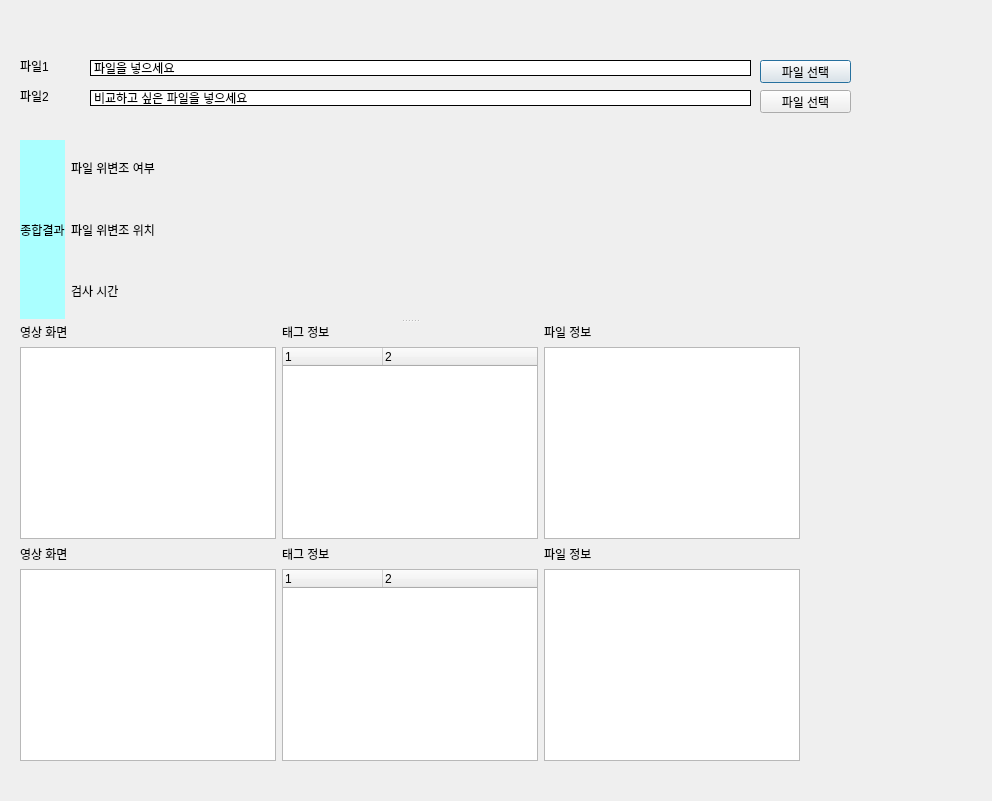
<?xml version="1.0" encoding="UTF-8"?>
<ui version="4.0">
 <class>Dialog</class>
 <widget class="QDialog" name="Dialog">
  <property name="geometry">
   <rect>
    <x>0</x>
    <y>0</y>
    <width>992</width>
    <height>801</height>
   </rect>
  </property>
  <property name="windowTitle">
   <string>Dialog</string>
  </property>
  <widget class="QPushButton" name="fileSelect">
   <property name="enabled">
    <bool>true</bool>
   </property>
   <property name="geometry">
    <rect>
     <x>760</x>
     <y>60</y>
     <width>91</width>
     <height>23</height>
    </rect>
   </property>
   <property name="contextMenuPolicy">
    <enum>Qt::ActionsContextMenu</enum>
   </property>
   <property name="text">
    <string>파일 선택</string>
   </property>
  </widget>
  <widget class="QSplitter" name="splitter">
   <property name="geometry">
    <rect>
     <x>20</x>
     <y>140</y>
     <width>941</width>
     <height>621</height>
    </rect>
   </property>
   <property name="orientation">
    <enum>Qt::Vertical</enum>
   </property>
   <widget class="QWidget" name="gridLayoutWidget">
    <layout class="QGridLayout" name="gridLayout" columnstretch="0,0,0">
     <property name="horizontalSpacing">
      <number>6</number>
     </property>
     <item row="2" column="1">
      <widget class="QLabel" name="file_time_label">
       <property name="text">
        <string>검사 시간</string>
       </property>
      </widget>
     </item>
     <item row="2" column="2">
      <widget class="QLabel" name="label_9">
       <property name="text">
        <string/>
       </property>
      </widget>
     </item>
     <item row="1" column="1">
      <widget class="QLabel" name="file_Forgery_Position_label">
       <property name="text">
        <string>파일 위변조 위치</string>
       </property>
      </widget>
     </item>
     <item row="0" column="2">
      <widget class="QLabel" name="file_isForgery_text">
       <property name="text">
        <string/>
       </property>
      </widget>
     </item>
     <item row="1" column="2">
      <widget class="QLabel" name="label_8">
       <property name="text">
        <string/>
       </property>
      </widget>
     </item>
     <item row="0" column="1">
      <widget class="QLabel" name="file_isForgery_label">
       <property name="text">
        <string>파일 위변조 여부</string>
       </property>
      </widget>
     </item>
     <item row="0" column="0" rowspan="3">
      <widget class="QLabel" name="label_7">
       <property name="sizePolicy">
        <sizepolicy hsizetype="Fixed" vsizetype="Preferred">
         <horstretch>0</horstretch>
         <verstretch>0</verstretch>
        </sizepolicy>
       </property>
       <property name="styleSheet">
        <string notr="true">background-color: rgb(170, 255, 255);

alternate-background-color: rgb(170, 255, 127);</string>
       </property>
       <property name="text">
        <string>종합결과</string>
       </property>
       <property name="alignment">
        <set>Qt::AlignCenter</set>
       </property>
      </widget>
     </item>
    </layout>
   </widget>
   <widget class="QWidget" name="gridLayoutWidget_2">
    <layout class="QGridLayout" name="gridLayout_3">
     <property name="sizeConstraint">
      <enum>QLayout::SetFixedSize</enum>
     </property>
     <item row="0" column="2">
      <widget class="QLabel" name="dicomTags_lable">
       <property name="text">
        <string>파일 정보</string>
       </property>
      </widget>
     </item>
     <item row="2" column="0">
      <widget class="QGraphicsView" name="dicomView">
       <property name="sizePolicy">
        <sizepolicy hsizetype="Preferred" vsizetype="Expanding">
         <horstretch>0</horstretch>
         <verstretch>0</verstretch>
        </sizepolicy>
       </property>
      </widget>
     </item>
     <item row="3" column="0">
      <widget class="QLabel" name="label_16">
       <property name="text">
        <string>영상 화면</string>
       </property>
      </widget>
     </item>
     <item row="2" column="2">
      <widget class="QTableWidget" name="tableWidget">
       <property name="sizePolicy">
        <sizepolicy hsizetype="Fixed" vsizetype="Expanding">
         <horstretch>0</horstretch>
         <verstretch>0</verstretch>
        </sizepolicy>
       </property>
       <property name="font">
        <font>
         <pointsize>7</pointsize>
        </font>
       </property>
      </widget>
     </item>
     <item row="0" column="0">
      <widget class="QLabel" name="label_4">
       <property name="text">
        <string>영상 화면</string>
       </property>
      </widget>
     </item>
     <item row="2" column="1">
      <widget class="QTreeWidget" name="treeWidget">
       <property name="sizePolicy">
        <sizepolicy hsizetype="Fixed" vsizetype="Expanding">
         <horstretch>0</horstretch>
         <verstretch>0</verstretch>
        </sizepolicy>
       </property>
       <property name="contextMenuPolicy">
        <enum>Qt::ActionsContextMenu</enum>
       </property>
       <column>
        <property name="text">
         <string notr="true">1</string>
        </property>
       </column>
       <column>
        <property name="text">
         <string>2</string>
        </property>
       </column>
      </widget>
     </item>
     <item row="3" column="2">
      <widget class="QLabel" name="dicomTags_lable_3">
       <property name="text">
        <string>파일 정보</string>
       </property>
      </widget>
     </item>
     <item row="3" column="1">
      <widget class="QLabel" name="label_15">
       <property name="text">
        <string>태그 정보</string>
       </property>
      </widget>
     </item>
     <item row="0" column="1">
      <widget class="QLabel" name="label_6">
       <property name="text">
        <string>태그 정보</string>
       </property>
      </widget>
     </item>
     <item row="4" column="0">
      <widget class="QGraphicsView" name="dicomView_3">
       <property name="sizePolicy">
        <sizepolicy hsizetype="Preferred" vsizetype="Expanding">
         <horstretch>0</horstretch>
         <verstretch>0</verstretch>
        </sizepolicy>
       </property>
      </widget>
     </item>
     <item row="4" column="1">
      <widget class="QTreeWidget" name="treeWidget_3">
       <property name="sizePolicy">
        <sizepolicy hsizetype="Fixed" vsizetype="Expanding">
         <horstretch>0</horstretch>
         <verstretch>0</verstretch>
        </sizepolicy>
       </property>
       <property name="contextMenuPolicy">
        <enum>Qt::ActionsContextMenu</enum>
       </property>
       <column>
        <property name="text">
         <string notr="true">1</string>
        </property>
       </column>
       <column>
        <property name="text">
         <string>2</string>
        </property>
       </column>
      </widget>
     </item>
     <item row="4" column="2">
      <widget class="QTableWidget" name="tableWidget_3">
       <property name="sizePolicy">
        <sizepolicy hsizetype="Fixed" vsizetype="Expanding">
         <horstretch>0</horstretch>
         <verstretch>0</verstretch>
        </sizepolicy>
       </property>
       <property name="font">
        <font>
         <pointsize>7</pointsize>
        </font>
       </property>
      </widget>
     </item>
    </layout>
   </widget>
  </widget>
  <widget class="QLabel" name="label_5">
   <property name="geometry">
    <rect>
     <x>20</x>
     <y>90</y>
     <width>56</width>
     <height>12</height>
    </rect>
   </property>
   <property name="text">
    <string>파일2</string>
   </property>
  </widget>
  <widget class="QLabel" name="label_3">
   <property name="geometry">
    <rect>
     <x>20</x>
     <y>60</y>
     <width>56</width>
     <height>12</height>
    </rect>
   </property>
   <property name="text">
    <string>파일1</string>
   </property>
  </widget>
  <widget class="QPushButton" name="fileSelect_2">
   <property name="enabled">
    <bool>true</bool>
   </property>
   <property name="geometry">
    <rect>
     <x>760</x>
     <y>90</y>
     <width>91</width>
     <height>23</height>
    </rect>
   </property>
   <property name="contextMenuPolicy">
    <enum>Qt::ActionsContextMenu</enum>
   </property>
   <property name="text">
    <string>파일 선택</string>
   </property>
  </widget>
  <widget class="QLabel" name="label_2">
   <property name="geometry">
    <rect>
     <x>90</x>
     <y>90</y>
     <width>661</width>
     <height>16</height>
    </rect>
   </property>
   <property name="styleSheet">
    <string notr="true">background-color: rgb(255, 255, 255);
border-color: rgb(0, 0, 0);border-width:1px;border-style:solid;

</string>
   </property>
   <property name="text">
    <string>비교하고 싶은 파일을 넣으세요</string>
   </property>
  </widget>
  <widget class="QLabel" name="label">
   <property name="geometry">
    <rect>
     <x>90</x>
     <y>60</y>
     <width>661</width>
     <height>16</height>
    </rect>
   </property>
   <property name="styleSheet">
    <string notr="true">background-color: rgb(255, 255, 255);
border-color: rgb(0, 0, 0);border-width:1px;border-style:solid;

</string>
   </property>
   <property name="text">
    <string>파일을 넣으세요</string>
   </property>
  </widget>
 </widget>
 <resources/>
 <connections/>
</ui>
